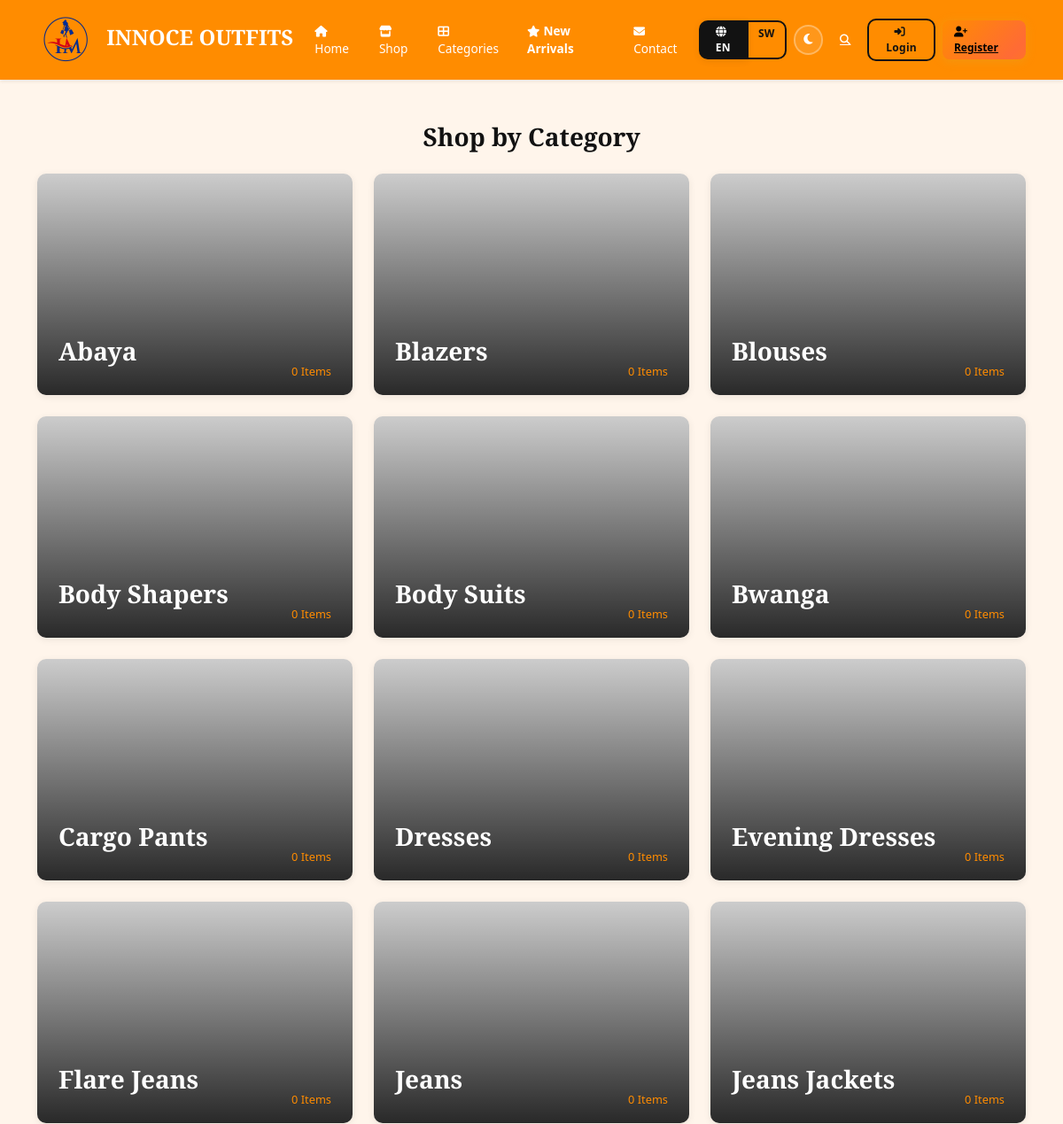
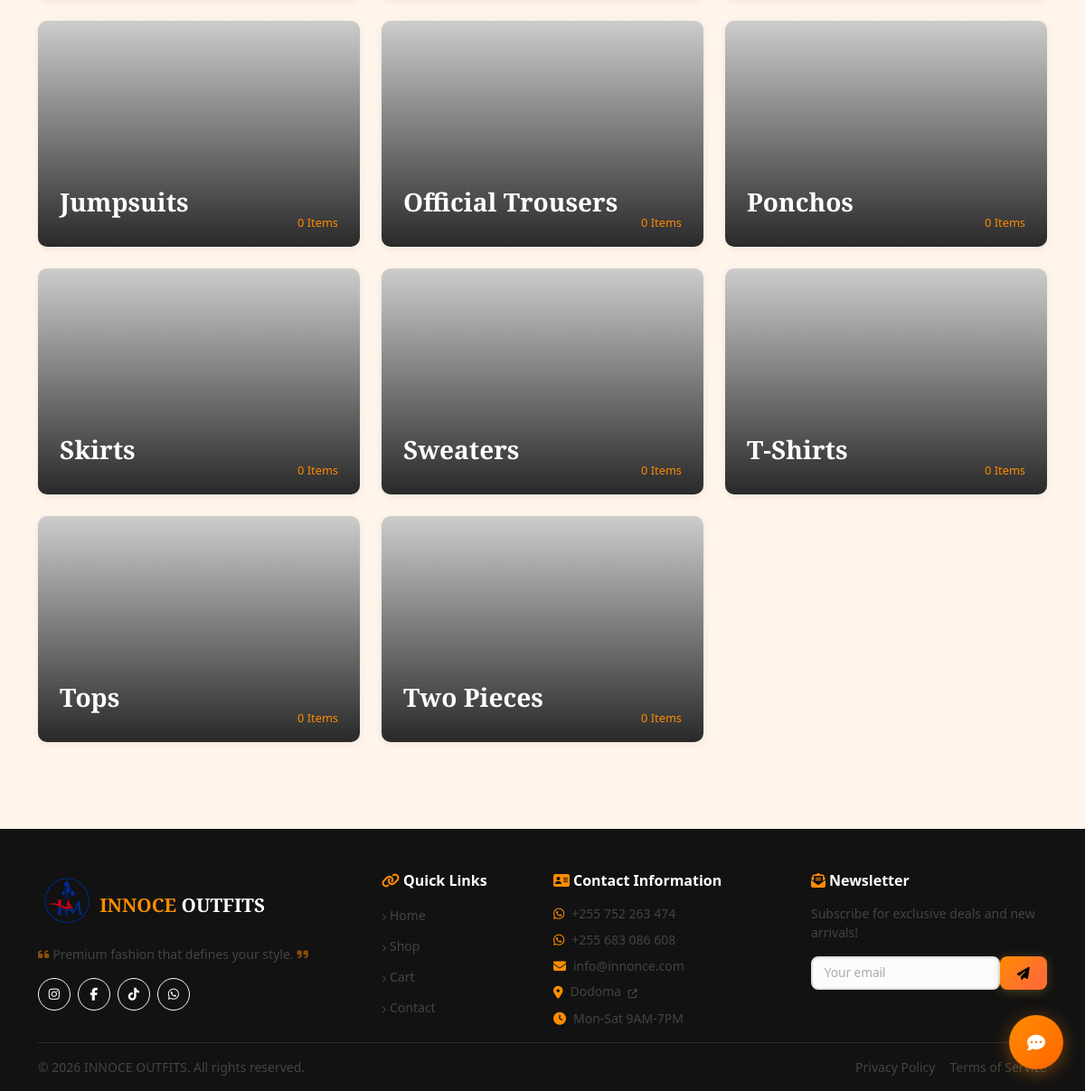
/shop/categories.php, run on the app's committed database (2 pictures, top to bottom).
### tables this page shows
CREATE TABLE categories (
  id INT AUTO_INCREMENT PRIMARY KEY,
  name_en VARCHAR(255) NOT NULL,
  name_sw VARCHAR(255) NOT NULL,
  slug VARCHAR(255) NOT NULL UNIQUE,
  parent_id INT DEFAULT NULL,
  description_en TEXT DEFAULT NULL,
  description_sw TEXT DEFAULT NULL,
  image VARCHAR(255) DEFAULT NULL,
  status TINYINT(1) DEFAULT 1,
  created_at TIMESTAMP DEFAULT CURRENT_TIMESTAMP,
  updated_at TIMESTAMP DEFAULT CURRENT_TIMESTAMP ON UPDATE CURRENT_TIMESTAMP,
  FOREIGN KEY (parent_id) REFERENCES categories(id) ON DELETE CASCADE
);

### includes/functions.php (called while the page is built, shortened)
<?php
function escape(?string $value): string {
    return htmlspecialchars($value ?? '', ENT_QUOTES, 'UTF-8');
}
function currentLang(): string {
    return $_SESSION['lang'] ?? 'en';
}
function t(string $en, string $sw): string {
    return currentLang() === 'sw' ? $sw : $en;
}

### shop/categories.php (the view, shortened to what this page needs)
<?php
require_once __DIR__ . '/../config.php';
$cats = $db->query("SELECT c.*,
    (SELECT COUNT(*) FROM products WHERE category_id = c.id AND status = 'active') as products_count,
    (SELECT pi.image_path FROM products p JOIN product_images pi ON p.id = pi.product_id AND pi.is_primary = 1 WHERE p.category_id = c.id AND p.status = 'active' ORDER BY p.price DESC LIMIT 1) as product_image
    FROM categories c WHERE c.status = 1 ORDER BY c.name_en")->fetchAll();
require_once __DIR__ . '/../includes/header.php'; ?>
<div class="container py-5">
    <h3 class="fw-600 text-center mb-4" style="font-family: 'Playfair Display', serif;">Shop by Category</h3>
    <div class="row g-4">
        <?php foreach ($cats as $cat): ?>
        <div class="col-lg-4 col-md-6">
            <a href="index.php?category=<?= escape($cat['slug']) ?>" class="text-decoration-none">
                <div class="category-card">
                    <?php $catImg = $cat['image'] ? SITE_URL . '/' . $cat['image'] : ($cat['product_image'] ? SITE_URL . '/' . $cat['product_image'] : 'https://placehold.co/600x400/121212/FF8C00?text=' . urlencode(t($cat['name_en'], $cat['name_sw']))); ?>
                    <img src="<?= $catImg ?>" alt="<?= escape(t($cat['name_en'], $cat['name_sw'])) ?>">
                    <div class="category-overlay"></div>
                    <h3 class="category-title"><?= escape(t($cat['name_en'], $cat['name_sw'])) ?></h3>
                    <span class="category-count"><?= $cat['products_count'] ?> Items</span>
                </div>
            </a>
        </div>
        <?php endforeach; ?>
    </div>
</div>
<?php require_once __DIR__ . '/../includes/footer.php'; ?>

### assets/css/style.css (style rules this page uses)
:root, [data-theme="light"] { --orange: #FF8C00; --orange-light: #FFAA40; --orange-dark: #CC7000; --orange-gradient: linear-gradient(135deg, #FF8C00 0%, #FF6B35 50%, #FF8C00 100%); --gold: #FF8C00; --gold-light: #FFAA40; --gold-dark: #CC7000; --gold-gradient: linear-gradient(135deg, #FF8C00 0%, #FF6B35 50%, #FF8C00 100%); --dark: #121212; --darker: #0A0A0A; --light: #FFF5EB; --bg-body: #FFF5EB; --bg-navbar: #FF8C00; --bg-hero: linear-gradient(135deg, #FF8C00 0%, #FF6B35 50%, #FF5500 100%); --bg-section-alt: #FFEDD5; --bg-card: #fff; --text-primary: #121212; --text-secondary: #444; --text-on-orange: #fff; --border-light: #E8D5C0; --shadow-sm: 0 2px 8px rgba(0,0,0,0.08); --shadow-md: 0 4px 20px rgba(0,0,0,0.12); --shadow-lg: 0 8px 32px rgba(0,0,0,0.16); --shadow-gold: 0 4px 20px rgba(255,140,0,0.35); --radius: 10px; --radius-lg: 16px; }
body { background: var(--bg-body); color: var(--text-primary); transition: background 0.3s ease, color 0.3s ease; }
.category-card { position: relative; overflow: hidden; border-radius: var(--radius); height: 250px; cursor: pointer; box-shadow: var(--shadow-sm); }
.category-card img { width: 100%; height: 100%; object-fit: cover; transition: transform 0.5s; }
.category-overlay { position: absolute; inset: 0; background: linear-gradient(to top, rgba(0,0,0,0.8) 0%, transparent 100%); }
.category-title { position: absolute; bottom: 1.5rem; left: 1.5rem; color: #fff; font-family: 'Playfair Display', serif; font-weight: 600; }
.category-count { position: absolute; bottom: 1rem; right: 1.5rem; color: var(--gold); font-size: 0.8rem; }
.fw-600 { font-weight: 600; }

### data on the page
categories: name_en "Abaya", products_count "0"
categories: name_en "Blazers", products_count "0"
categories: name_en "Blouses", products_count "0"
categories: name_en "Body Shapers", products_count "0"
categories: name_en "Body Suits", products_count "0"
categories: name_en "Bwanga", products_count "0"
categories: name_en "Cargo Pants", products_count "0"
categories: name_en "Dresses", products_count "0"
categories: name_en "Evening Dresses", products_count "0"
categories: name_en "Flare Jeans", products_count "0"
categories: name_en "Jeans", products_count "0"
categories: name_en "Jeans Jackets", products_count "0"
categories: name_en "Jumpsuits", products_count "0"
categories: name_en "Official Trousers", products_count "0"
categories: name_en "Ponchos", products_count "0"
categories: name_en "Skirts", products_count "0"
categories: name_en "Sweaters", products_count "0"
categories: name_en "T-Shirts", products_count "0"
categories: name_en "Tops", products_count "0"
categories: name_en "Two Pieces", products_count "0"

### other printed values
__('home') "Home"
__('shop') "Shop"
__('categories') "Categories"
__('new_arrivals') "New Arrivals"
__('contact') "Contact"
__('login') "Login"
__('register') "Register"
__('footer_tagline') "Premium fashion that defines your style."
__('quick_links') "Quick Links"
__('cart') "Cart"
__('contact_info') "Contact Information"
__('newsletter') "Newsletter"
__('newsletter_desc') "Subscribe for exclusive deals and new arrivals!"
__('all_rights') "All rights reserved."
__('privacy_policy') "Privacy Policy"
